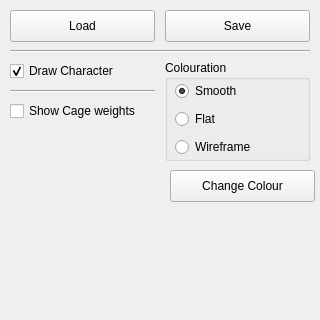
<?xml version="1.0" encoding="UTF-8"?>
<ui version="4.0">
 <class>CharacterPanel</class>
 <widget class="QDockWidget" name="CharacterPanel">
  <property name="geometry">
   <rect>
    <x>0</x>
    <y>0</y>
    <width>320</width>
    <height>320</height>
   </rect>
  </property>
  <property name="minimumSize">
   <size>
    <width>320</width>
    <height>320</height>
   </size>
  </property>
  <property name="maximumSize">
   <size>
    <width>320</width>
    <height>320</height>
   </size>
  </property>
  <property name="floating">
   <bool>false</bool>
  </property>
  <property name="allowedAreas">
   <set>Qt::LeftDockWidgetArea|Qt::RightDockWidgetArea</set>
  </property>
  <property name="windowTitle">
   <string>Character Manager</string>
  </property>
  <widget class="QWidget" name="trimeshPanelContents">
   <widget class="QPushButton" name="load">
    <property name="geometry">
     <rect>
      <x>10</x>
      <y>10</y>
      <width>145</width>
      <height>32</height>
     </rect>
    </property>
    <property name="text">
     <string>Load</string>
    </property>
   </widget>
   <widget class="QGroupBox" name="colourationGroup">
    <property name="geometry">
     <rect>
      <x>165</x>
      <y>60</y>
      <width>145</width>
      <height>101</height>
     </rect>
    </property>
    <property name="title">
     <string>Colouration</string>
    </property>
    <widget class="QWidget" name="verticalLayoutWidget">
     <property name="geometry">
      <rect>
       <x>10</x>
       <y>19</y>
       <width>134</width>
       <height>81</height>
      </rect>
     </property>
     <layout class="QVBoxLayout" name="verticalLayout">
      <item>
       <widget class="QRadioButton" name="smoothColourRB">
        <property name="text">
         <string>Smooth</string>
        </property>
        <property name="checked">
         <bool>true</bool>
        </property>
       </widget>
      </item>
      <item>
       <widget class="QRadioButton" name="flatColourRB">
        <property name="text">
         <string>Flat</string>
        </property>
       </widget>
      </item>
      <item>
       <widget class="QRadioButton" name="wireColourRB">
        <property name="text">
         <string>Wireframe</string>
        </property>
       </widget>
      </item>
     </layout>
    </widget>
   </widget>
   <widget class="QCheckBox" name="drawTrimeshCB">
    <property name="geometry">
     <rect>
      <x>10</x>
      <y>60</y>
      <width>145</width>
      <height>22</height>
     </rect>
    </property>
    <property name="text">
     <string>Draw Character</string>
    </property>
    <property name="checked">
     <bool>true</bool>
    </property>
   </widget>
   <widget class="QPushButton" name="save">
    <property name="geometry">
     <rect>
      <x>165</x>
      <y>10</y>
      <width>145</width>
      <height>32</height>
     </rect>
    </property>
    <property name="text">
     <string>Save</string>
    </property>
   </widget>
   <widget class="Line" name="line_2">
    <property name="geometry">
     <rect>
      <x>10</x>
      <y>50</y>
      <width>300</width>
      <height>3</height>
     </rect>
    </property>
    <property name="orientation">
     <enum>Qt::Horizontal</enum>
    </property>
   </widget>
   <widget class="Line" name="line">
    <property name="geometry">
     <rect>
      <x>10</x>
      <y>90</y>
      <width>145</width>
      <height>3</height>
     </rect>
    </property>
    <property name="orientation">
     <enum>Qt::Horizontal</enum>
    </property>
   </widget>
   <widget class="QCheckBox" name="renderCageWeightsCB">
    <property name="geometry">
     <rect>
      <x>10</x>
      <y>100</y>
      <width>141</width>
      <height>22</height>
     </rect>
    </property>
    <property name="text">
     <string>Show Cage weights</string>
    </property>
   </widget>
   <widget class="QPushButton" name="changeColour">
    <property name="geometry">
     <rect>
      <x>170</x>
      <y>170</y>
      <width>145</width>
      <height>32</height>
     </rect>
    </property>
    <property name="text">
     <string>Change Colour</string>
    </property>
   </widget>
  </widget>
 </widget>
 <resources/>
 <connections/>
</ui>
